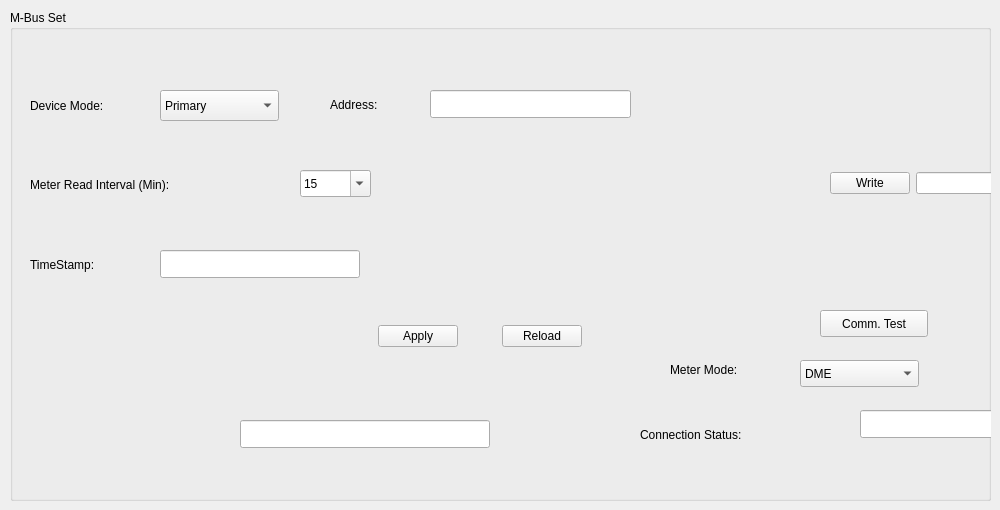
    <widget class="QWidget" name="tab_8">
     <attribute name="title">
      <string>M-Bus Set</string>
     </attribute>
     <widget class="QGroupBox" name="groupBox_10">
      <property name="geometry">
       <rect>
        <x>10</x>
        <y>10</y>
        <width>981</width>
        <height>491</height>
       </rect>
      </property>
      <property name="title">
       <string>M-Bus Set</string>
      </property>
      <widget class="QWidget" name="layoutWidget">
       <property name="geometry">
        <rect>
         <x>820</x>
         <y>50</y>
         <width>525</width>
         <height>144</height>
        </rect>
       </property>
       <layout class="QGridLayout" name="gridLayout_10">
        <item row="0" column="14">
         <widget class="QPushButton" name="mbusPrimaryWrite_11">
          <property name="sizePolicy">
           <sizepolicy hsizetype="Fixed" vsizetype="Fixed">
            <horstretch>0</horstretch>
            <verstretch>0</verstretch>
           </sizepolicy>
          </property>
          <property name="text">
           <string>Write</string>
          </property>
         </widget>
        </item>
        <item row="0" column="12" colspan="2">
         <widget class="QPushButton" name="mbusPrimaryRead_12">
          <property name="sizePolicy">
           <sizepolicy hsizetype="Fixed" vsizetype="Fixed">
            <horstretch>0</horstretch>
            <verstretch>0</verstretch>
           </sizepolicy>
          </property>
          <property name="minimumSize">
           <size>
            <width>0</width>
            <height>0</height>
           </size>
          </property>
          <property name="maximumSize">
           <size>
            <width>16777211</width>
            <height>16777215</height>
           </size>
          </property>
          <property name="sizeIncrement">
           <size>
            <width>0</width>
            <height>0</height>
           </size>
          </property>
          <property name="text">
           <string>Read</string>
          </property>
         </widget>
        </item>
        <item row="4" column="0">
         <widget class="QPushButton" name="mbusSecondaryWrite">
          <property name="sizePolicy">
           <sizepolicy hsizetype="Fixed" vsizetype="Fixed">
            <horstretch>0</horstretch>
            <verstretch>0</verstretch>
           </sizepolicy>
          </property>
          <property name="text">
           <string>Write</string>
          </property>
         </widget>
        </item>
        <item row="4" column="10">
         <widget class="QPushButton" name="mbusSecondaryRead">
          <property name="sizePolicy">
           <sizepolicy hsizetype="Fixed" vsizetype="Fixed">
            <horstretch>0</horstretch>
            <verstretch>0</verstretch>
           </sizepolicy>
          </property>
          <property name="minimumSize">
           <size>
            <width>50</width>
            <height>0</height>
           </size>
          </property>
          <property name="text">
           <string>Read</string>
          </property>
         </widget>
        </item>
        <item row="4" column="1">
         <widget class="QLineEdit" name="mbusReadOutEdit">
          <property name="sizePolicy">
           <sizepolicy hsizetype="Fixed" vsizetype="Fixed">
            <horstretch>0</horstretch>
            <verstretch>0</verstretch>
           </sizepolicy>
          </property>
         </widget>
        </item>
        <item row="1" column="14">
         <widget class="QPushButton" name="mbusReadoutWrite">
          <property name="text">
           <string>Write</string>
          </property>
         </widget>
        </item>
        <item row="2" column="14">
         <widget class="QPushButton" name="mbusTSWrite">
          <property name="text">
           <string>Write</string>
          </property>
         </widget>
        </item>
        <item row="1" column="12">
         <widget class="QPushButton" name="mbusReadoutRead">
          <property name="sizePolicy">
           <sizepolicy hsizetype="Fixed" vsizetype="Fixed">
            <horstretch>0</horstretch>
            <verstretch>0</verstretch>
           </sizepolicy>
          </property>
          <property name="text">
           <string>Read</string>
          </property>
         </widget>
        </item>
        <item row="2" column="12">
         <widget class="QPushButton" name="mbusTSRead">
          <property name="sizePolicy">
           <sizepolicy hsizetype="Fixed" vsizetype="Fixed">
            <horstretch>0</horstretch>
            <verstretch>0</verstretch>
           </sizepolicy>
          </property>
          <property name="text">
           <string>Read</string>
          </property>
         </widget>
        </item>
       </layout>
       <zorder>mbusTSRead</zorder>
       <zorder>mbusPrimaryRead_12</zorder>
       <zorder>mbusPrimaryWrite_11</zorder>
       <zorder>mbusReadoutWrite</zorder>
       <zorder>mbusTSWrite</zorder>
       <zorder>mbusReadoutRead</zorder>
       <zorder>mbusReadOutEdit</zorder>
       <zorder>mbusSecondaryWrite</zorder>
       <zorder>mbusSecondaryRead</zorder>
      </widget>
      <widget class="QLineEdit" name="mbusPrimaryAddressEdit_11">
       <property name="geometry">
        <rect>
         <x>420</x>
         <y>80</y>
         <width>201</width>
         <height>28</height>
        </rect>
       </property>
       <property name="sizePolicy">
        <sizepolicy hsizetype="Fixed" vsizetype="Fixed">
         <horstretch>0</horstretch>
         <verstretch>0</verstretch>
        </sizepolicy>
       </property>
       <property name="minimumSize">
        <size>
         <width>0</width>
         <height>0</height>
        </size>
       </property>
       <property name="sizeIncrement">
        <size>
         <width>0</width>
         <height>0</height>
        </size>
       </property>
      </widget>
      <widget class="QWidget" name="layoutWidget_2">
       <property name="geometry">
        <rect>
         <x>330</x>
         <y>310</y>
         <width>282</width>
         <height>33</height>
        </rect>
       </property>
       <layout class="QHBoxLayout" name="horizontalLayout_8">
        <item>
         <widget class="QPushButton" name="pushButton_3">
          <property name="sizePolicy">
           <sizepolicy hsizetype="Fixed" vsizetype="Fixed">
            <horstretch>0</horstretch>
            <verstretch>0</verstretch>
           </sizepolicy>
          </property>
          <property name="text">
           <string>Apply</string>
          </property>
         </widget>
        </item>
        <item>
         <widget class="QPushButton" name="mbusSetReload">
          <property name="sizePolicy">
           <sizepolicy hsizetype="Fixed" vsizetype="Fixed">
            <horstretch>0</horstretch>
            <verstretch>0</verstretch>
           </sizepolicy>
          </property>
          <property name="text">
           <string>Reload</string>
          </property>
         </widget>
        </item>
       </layout>
      </widget>
      <widget class="QLabel" name="label_100">
       <property name="geometry">
        <rect>
         <x>320</x>
         <y>80</y>
         <width>91</width>
         <height>29</height>
        </rect>
       </property>
       <property name="sizePolicy">
        <sizepolicy hsizetype="Fixed" vsizetype="Preferred">
         <horstretch>0</horstretch>
         <verstretch>0</verstretch>
        </sizepolicy>
       </property>
       <property name="text">
        <string>Address: </string>
       </property>
      </widget>
      <widget class="QLineEdit" name="mbusSecondaryEdit">
       <property name="geometry">
        <rect>
         <x>230</x>
         <y>410</y>
         <width>250</width>
         <height>28</height>
        </rect>
       </property>
       <property name="sizePolicy">
        <sizepolicy hsizetype="Fixed" vsizetype="Fixed">
         <horstretch>2</horstretch>
         <verstretch>0</verstretch>
        </sizepolicy>
       </property>
       <property name="minimumSize">
        <size>
         <width>250</width>
         <height>0</height>
        </size>
       </property>
      </widget>
      <widget class="QLabel" name="label_69">
       <property name="geometry">
        <rect>
         <x>20</x>
         <y>160</y>
         <width>261</width>
         <height>29</height>
        </rect>
       </property>
       <property name="sizePolicy">
        <sizepolicy hsizetype="Preferred" vsizetype="Preferred">
         <horstretch>0</horstretch>
         <verstretch>0</verstretch>
        </sizepolicy>
       </property>
       <property name="text">
        <string>Meter Read Interval (Min):</string>
       </property>
      </widget>
      <widget class="QLabel" name="label_98">
       <property name="geometry">
        <rect>
         <x>20</x>
         <y>240</y>
         <width>111</width>
         <height>29</height>
        </rect>
       </property>
       <property name="sizePolicy">
        <sizepolicy hsizetype="Preferred" vsizetype="Preferred">
         <horstretch>0</horstretch>
         <verstretch>0</verstretch>
        </sizepolicy>
       </property>
       <property name="text">
        <string>TimeStamp:</string>
       </property>
      </widget>
      <widget class="QLineEdit" name="mbusTimestampEdit">
       <property name="geometry">
        <rect>
         <x>150</x>
         <y>240</y>
         <width>200</width>
         <height>28</height>
        </rect>
       </property>
       <property name="sizePolicy">
        <sizepolicy hsizetype="Fixed" vsizetype="Fixed">
         <horstretch>0</horstretch>
         <verstretch>0</verstretch>
        </sizepolicy>
       </property>
       <property name="minimumSize">
        <size>
         <width>200</width>
         <height>0</height>
        </size>
       </property>
       <property name="maximumSize">
        <size>
         <width>200</width>
         <height>16777215</height>
        </size>
       </property>
       <property name="readOnly">
        <bool>true</bool>
       </property>
      </widget>
      <widget class="QComboBox" name="mbusDeviceMode_12">
       <property name="enabled">
        <bool>true</bool>
       </property>
       <property name="geometry">
        <rect>
         <x>790</x>
         <y>350</y>
         <width>119</width>
         <height>27</height>
        </rect>
       </property>
       <property name="sizePolicy">
        <sizepolicy hsizetype="Fixed" vsizetype="Fixed">
         <horstretch>0</horstretch>
         <verstretch>0</verstretch>
        </sizepolicy>
       </property>
       <property name="editable">
        <bool>false</bool>
       </property>
       <property name="currentText">
        <string>DME</string>
       </property>
       <item>
        <property name="text">
         <string>DME</string>
        </property>
       </item>
       <item>
        <property name="text">
         <string>DIEHL</string>
        </property>
       </item>
      </widget>
      <widget class="QLabel" name="label_105">
       <property name="geometry">
        <rect>
         <x>660</x>
         <y>350</y>
         <width>120</width>
         <height>19</height>
        </rect>
       </property>
       <property name="sizePolicy">
        <sizepolicy hsizetype="Fixed" vsizetype="Fixed">
         <horstretch>0</horstretch>
         <verstretch>0</verstretch>
        </sizepolicy>
       </property>
       <property name="text">
        <string>Meter Mode:</string>
       </property>
      </widget>
      <widget class="QLabel" name="label_107">
       <property name="geometry">
        <rect>
         <x>630</x>
         <y>410</y>
         <width>191</width>
         <height>29</height>
        </rect>
       </property>
       <property name="sizePolicy">
        <sizepolicy hsizetype="Preferred" vsizetype="Preferred">
         <horstretch>0</horstretch>
         <verstretch>0</verstretch>
        </sizepolicy>
       </property>
       <property name="text">
        <string>Connection Status:</string>
       </property>
      </widget>
      <widget class="QLineEdit" name="mbusPrimaryAddressEdit_12">
       <property name="geometry">
        <rect>
         <x>850</x>
         <y>400</y>
         <width>200</width>
         <height>28</height>
        </rect>
       </property>
       <property name="sizePolicy">
        <sizepolicy hsizetype="Fixed" vsizetype="Fixed">
         <horstretch>0</horstretch>
         <verstretch>0</verstretch>
        </sizepolicy>
       </property>
       <property name="minimumSize">
        <size>
         <width>200</width>
         <height>0</height>
        </size>
       </property>
       <property name="maximumSize">
        <size>
         <width>200</width>
         <height>16777215</height>
        </size>
       </property>
       <property name="sizeIncrement">
        <size>
         <width>0</width>
         <height>0</height>
        </size>
       </property>
      </widget>
      <widget class="QComboBox" name="mbusDeviceMode_11">
       <property name="enabled">
        <bool>true</bool>
       </property>
       <property name="geometry">
        <rect>
         <x>150</x>
         <y>80</y>
         <width>119</width>
         <height>31</height>
        </rect>
       </property>
       <property name="sizePolicy">
        <sizepolicy hsizetype="Fixed" vsizetype="Fixed">
         <horstretch>0</horstretch>
         <verstretch>0</verstretch>
        </sizepolicy>
       </property>
       <property name="editable">
        <bool>false</bool>
       </property>
       <property name="currentText">
        <string>Primary</string>
       </property>
       <item>
        <property name="text">
         <string>Primary</string>
        </property>
       </item>
       <item>
        <property name="text">
         <string>Secondary</string>
        </property>
       </item>
      </widget>
      <widget class="QLabel" name="label_99">
       <property name="geometry">
        <rect>
         <x>20</x>
         <y>80</y>
         <width>120</width>
         <height>31</height>
        </rect>
       </property>
       <property name="sizePolicy">
        <sizepolicy hsizetype="Fixed" vsizetype="Fixed">
         <horstretch>0</horstretch>
         <verstretch>0</verstretch>
        </sizepolicy>
       </property>
       <property name="text">
        <string>Device Mode:</string>
       </property>
      </widget>
      <widget class="QComboBox" name="mbusReadOutComboBox">
       <property name="geometry">
        <rect>
         <x>290</x>
         <y>160</y>
         <width>71</width>
         <height>27</height>
        </rect>
       </property>
       <property name="sizePolicy">
        <sizepolicy hsizetype="Fixed" vsizetype="Fixed">
         <horstretch>0</horstretch>
         <verstretch>0</verstretch>
        </sizepolicy>
       </property>
       <property name="editable">
        <bool>true</bool>
       </property>
       <item>
        <property name="text">
         <string>15</string>
        </property>
       </item>
       <item>
        <property name="text">
         <string>30</string>
        </property>
       </item>
       <item>
        <property name="text">
         <string>60</string>
        </property>
       </item>
      </widget>
      <widget class="QPushButton" name="pushButton_8">
       <property name="geometry">
        <rect>
         <x>810</x>
         <y>300</y>
         <width>108</width>
         <height>27</height>
        </rect>
       </property>
       <property name="sizePolicy">
        <sizepolicy hsizetype="Fixed" vsizetype="Fixed">
         <horstretch>0</horstretch>
         <verstretch>0</verstretch>
        </sizepolicy>
       </property>
       <property name="text">
        <string>Comm. Test</string>
       </property>
      </widget>
     </widget>
    </widget>
